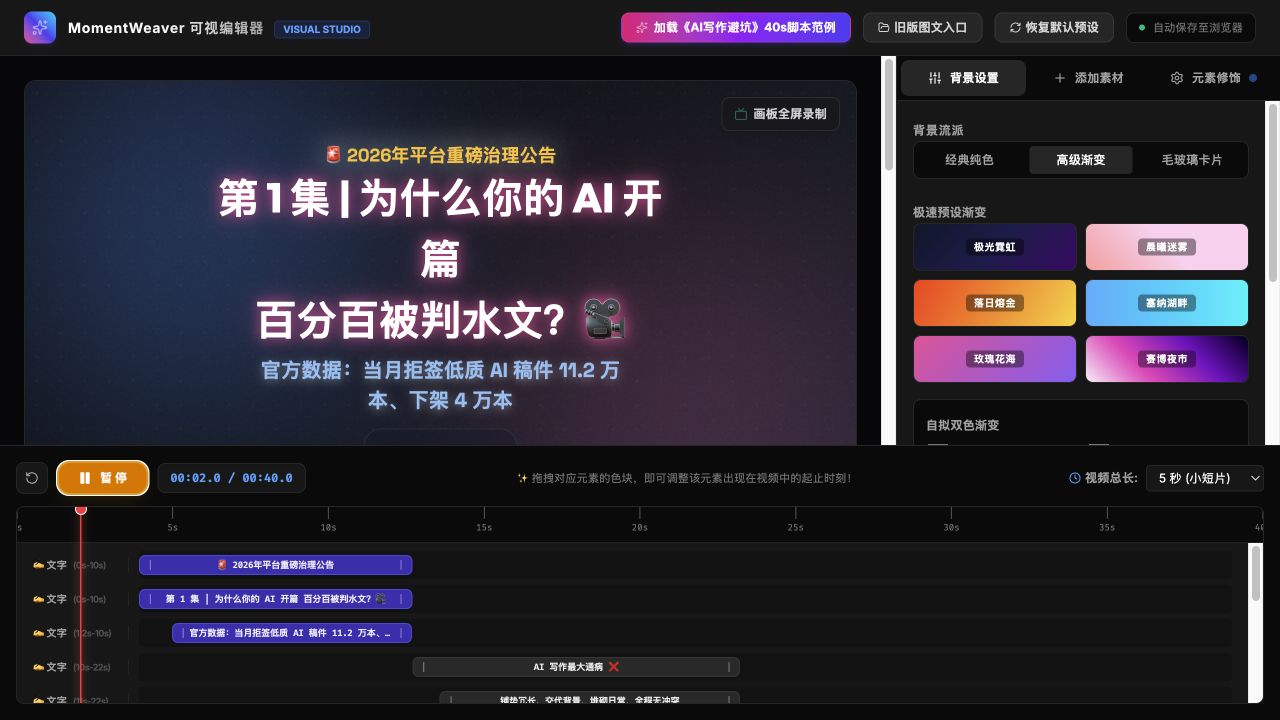
#> input picture assets/momentweaver-product-showcase.jpg, 1280 x 720 px
$ python -i texture_ops.py   (imports and definitions only)   (older library calls are emulated)
#> lines starting #> are read from the running program, lines starting #| are printed output that depends on the picture
#> further down, picture is the input picture: PIL image 1280x720 RGB; mean R, G, B 44.2, 40.3, 50.8
import numpy as np
import cv2
from PIL import Image, ImageOps, ImageEnhance

# [24 lines left out: function make_seamless_blend, not called in this run]

def generate_normal_map(img: Image.Image, strength: float = 2.0) -> Image.Image:
    """
    使用 Sobel 算子将漫反射贴图的灰度梯度近似转化为法线贴图 (Normal Map)。
    """
#> called with strength = 2
    arr = np.array(img.convert("L"))
    sobelx = cv2.Sobel(arr, cv2.CV_64F, 1, 0, ksize=3)
    sobely = cv2.Sobel(arr, cv2.CV_64F, 0, 1, ksize=3)

    nx = -sobelx * strength / 255.0
    ny = -sobely * strength / 255.0  # OpenGL 标准：+Y Up
    nz = np.ones_like(nx)

    length = np.sqrt(nx**2 + ny**2 + nz**2)
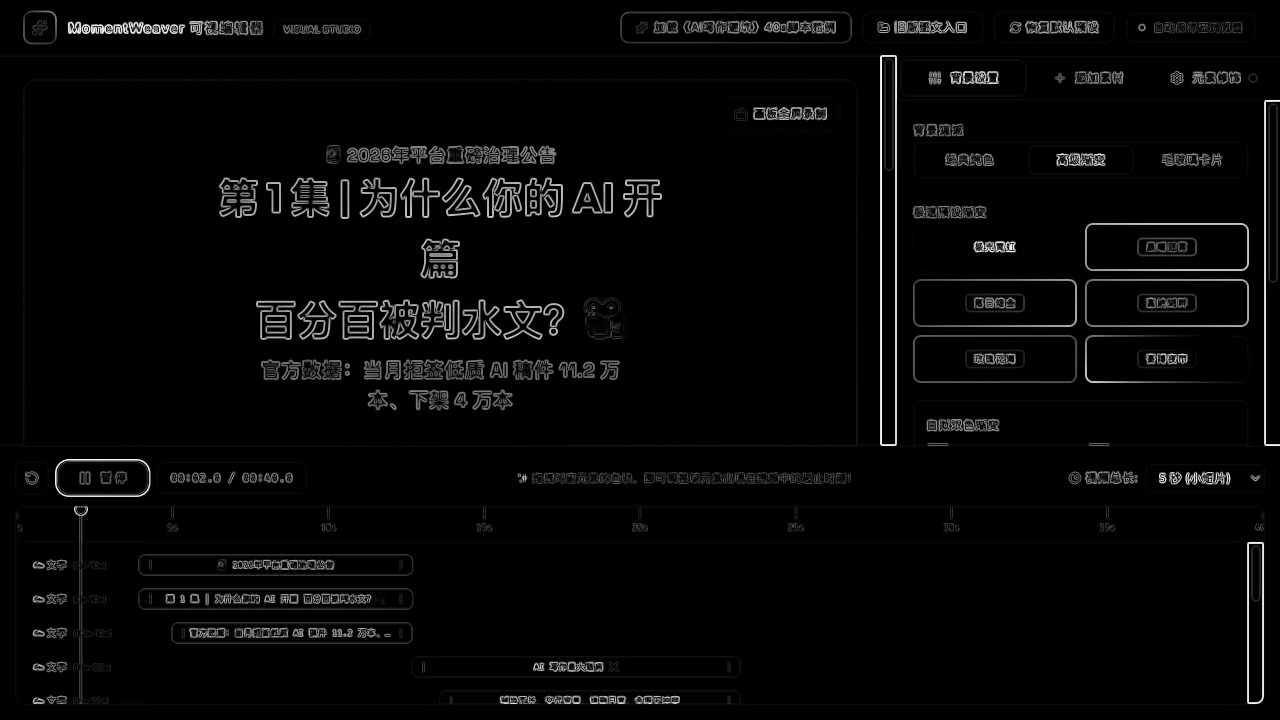
#> length: shape (720, 1280) float64; min 1, max 7.86, mean 1.2; drawn with min black and max white
    # 避免除以零
    length[length == 0] = 1.0
    nx /= length
    ny /= length
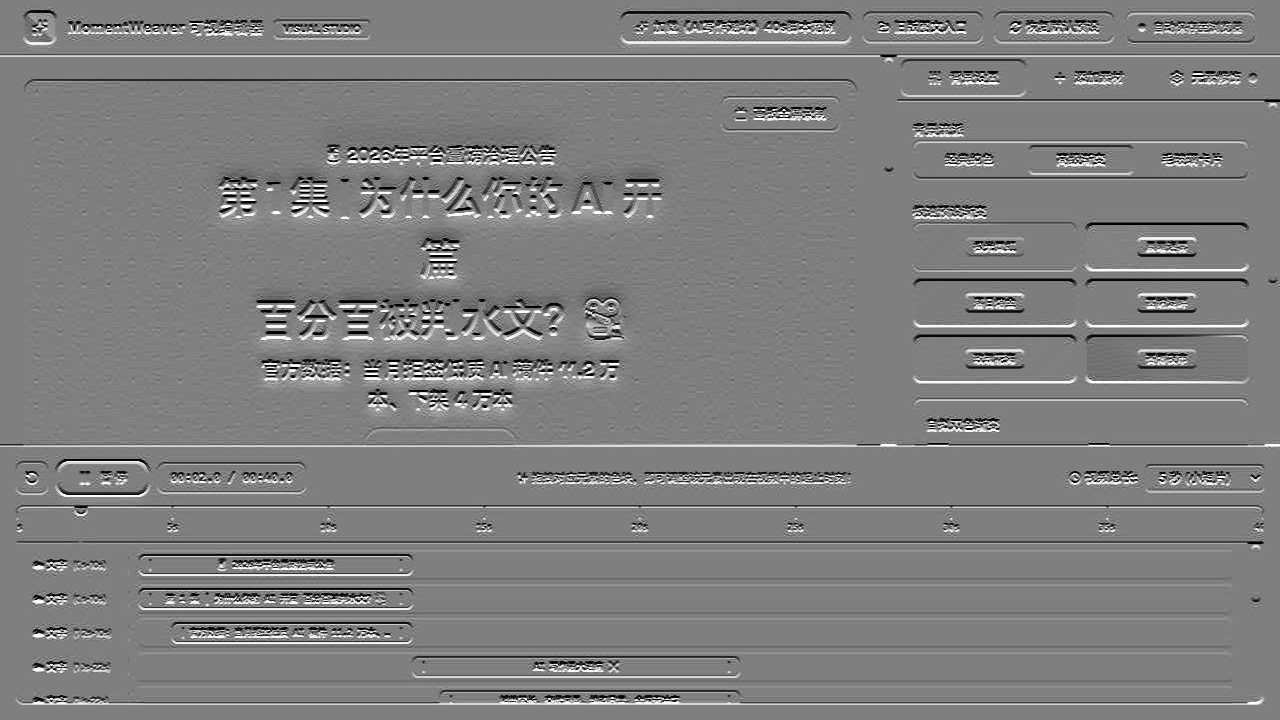
#> ny: shape (720, 1280) float64; min -0.992, max 0.992, mean 0.000763; drawn with min black and max white
    nz /= length
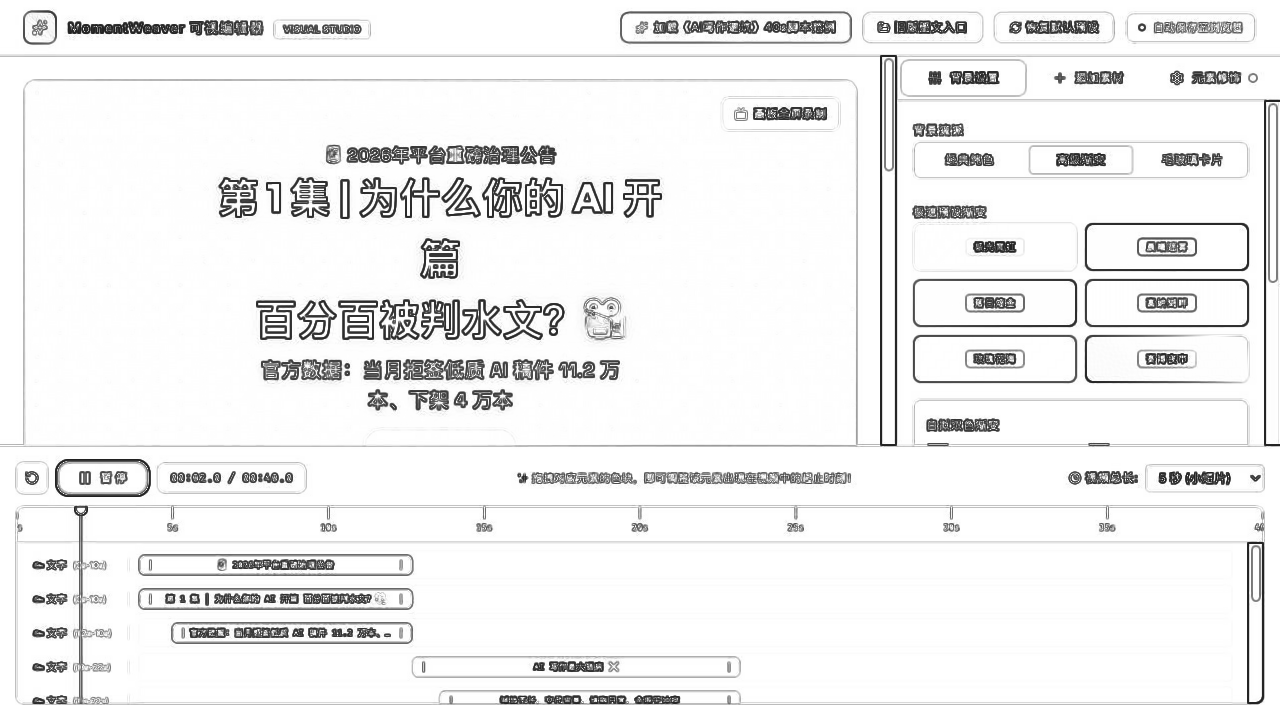
#> nz: shape (720, 1280) float64; min 0.127, max 1, mean 0.94

    r = ((nx + 1.0) / 2.0 * 255.0).astype(np.uint8)
    g = ((ny + 1.0) / 2.0 * 255.0).astype(np.uint8)
    b = (nz * 255.0).astype(np.uint8)

    normal_arr = np.stack([r, g, b], axis=2)
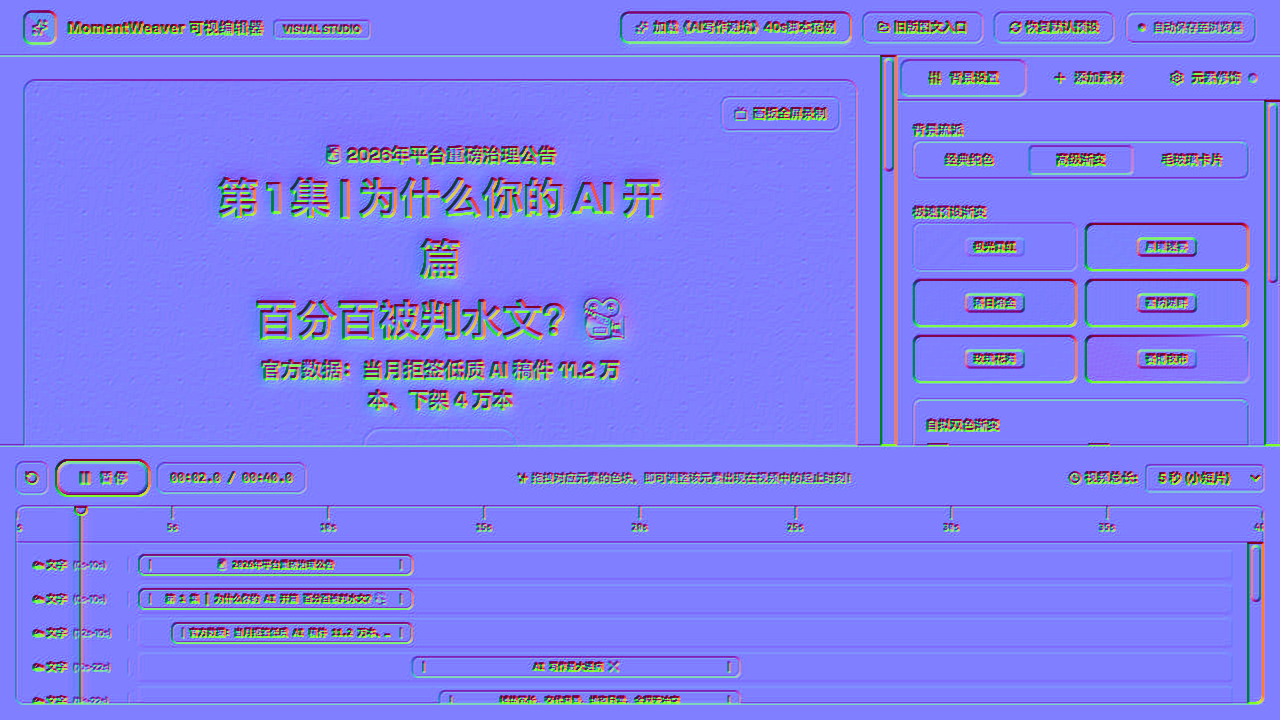
#> normal_arr: shape (720, 1280, 3); mean of channels 0, 1, 2 126.9, 127.1, 239.3; drawn as R, G, B
    return Image.fromarray(normal_arr)

# [35 lines left out: functions generate_roughness_map, remove_black_background, not called in this run]

>>> from PIL import Image
>>> picture = Image.open('../../../../assets/momentweaver-product-showcase.jpg')
>>> result = generate_normal_map(picture)
